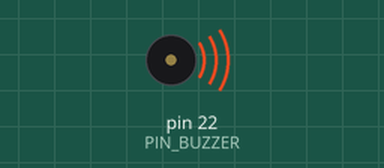
Bench run of a program on a simulated Jetson Nano (header pin numbers). Shown: buzzer (waves = sounding, pin HIGH). At 0.0 s the program stops and its outputs stay as they are.

Above: at 0.1 s.
Timing chart, 0 to 1.5 s (numbered marks = the images above):
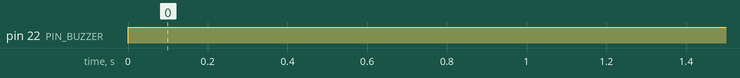

The program:

p217-218_01_import.py
```python
# 出处: 《NVIDIA Jetson AI硬件开发实战：入门篇》第7章 JetsonGPIO应用实践 · 印刷第217-218页 (PDF第227页, PDF第228页)
# 上下文: 在代码初始化部分将蜂鸣器控制引脚设置为高电平，以免误报。 ／ 2. 代码实现

import Jetson.GPIO as GPIO
import time

# 定义蜂鸣器引脚
PIN_BUZZER = 22
# 设置使用的引脚编码模式
GPIO.setmode(GPIO.BOARD)

# 初始化引脚为输出
# 低电平触发，初始为高电平，防止误操作
GPIO.setup(PIN_BUZZER, GPIO.OUT, initial=GPIO.HIGH)
```

Measured:
- by itself, pin 22 (PIN_BUZZER): LOW → HIGH at 0.00 s
